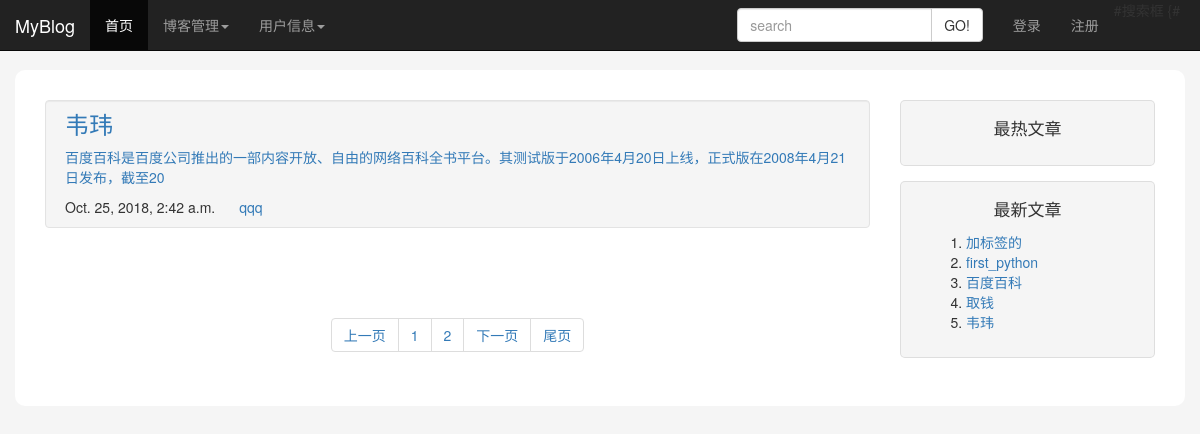
The page /home/?page=2 on the database its author committed.
### article/models.py (models this page shows, shortened)
class ArticlePost(models.Model):
    author = models.ForeignKey(User, related_name="article", on_delete=models.CASCADE)
    title = models.CharField(max_length=200)
    slug = models.SlugField(max_length=500)
    column = models.ForeignKey(ArticleColumn, related_name="article_column", on_delete=models.CASCADE)
    body = models.TextField()
    created = models.DateTimeField(default=timezone.now())
    updated = models.DateTimeField(auto_now=True)
    users_like = models.ManyToManyField(User, related_name="articles_like", blank=True)
    article_tag = models.ManyToManyField(ArticleTag, related_name="article_tag", blank=True)
    article_collect = models.ManyToManyField(User, related_name="collection_article", blank=True)
    class Meta:
        ordering = ("title",)
        index_together = (('id', 'slug'),)
    def get_url_path(self):
        return reverse("list_article_detail", args=[self.id, self.slug])

### article/list_views.py (the view)
# urls.py: path('home/', list_views.article_titles, name="home"),
def article_titles(request, username=None):
    if username:
        user = User.objects.get(username=username)
        article_title = ArticlePost.objects.filter(author=user)
        try:
            userinfo = user.userinfo
        except:
            userinfo = None
    else:
        article_title = ArticlePost.objects.all()
    article_title_latest = article_title.order_by("-created")[0:5]
    for article_title_hot in article_title:
        r.zincrby("article_ranking", article_title_hot.id, 1)
        article_ranking = r.zrange("article_ranking", 0, -1, desc=True)[0:10]
        article_ranking_ids = [int(id) for id in article_ranking]
        most_viewed = list(ArticlePost.objects.filter(id__in=article_ranking_ids))
        most_viewed.sort(key=lambda x:article_ranking_ids.index(x.id))
    paginator = Paginator(article_title, 7)
    page = request.GET.get('page')
    try:
        current_page = paginator.page(page)
        articles = current_page.object_list
    except PageNotAnInteger:
        current_page = paginator.page(1)
        articles = current_page.object_list
    except EmptyPage:
        current_page = paginator.page(paginator.num_pages)
        articles = current_page.object_list
    if username:
        return render(request, "article/list/author_articles.html", {"articles": articles, "page": current_page, "userinfo": userinfo, "user_user": user, "most_viewed": most_viewed, "article_title_latest": article_title_latest})
    return render(request, "home.html", {"articles": articles, "page": current_page, "most_viewed": most_viewed, "article_title_latest": article_title_latest})

### templates/home.html (shortened to what this page needs)
{% extends "base.html" %}
{% load staticfiles %}
{% block content %}
<div class="container column-bg" style="padding-top: 30px;">
    <div class="col-md-9">
        {% for article in articles %}
        <div class="media well" style="padding-top: 10px;padding-bottom: 10px;">
            <div class="media-body">
                <a href="{{ article.get_url_path }}"><h3 class="media-heading">{{ article.title }}</h3></a>
                <p><a href="{{ article.get_url_path }}">{{ article.body|slice:'70'|linebreaks }}</a></p>
                <div>
                    <span>{{ article.created }}</span>
                    <a href="{% url 'list_article_title' article.author.username %}"><span style="margin-left: 20px;">{{ article.author }}</span></a>
                </div>
            </div>
        </div>
        {% endfor %}
        {% if articles %}
            <div class="col-md-12 column text-center" style="margin-top: 50px;">
                <ul class="pagination">
                    {% if page.has_previous %}
                        <li><a href="?page={{ page.previous_page_number }}">上一页</a></li>
                    {% else %}
                        <li><a href="#">上一页</a></li>
                    {% endif %}
                    {% if page.paginator.num_pages >= 2 %}
                        <li><a href="?page=1">1</a></li>
                        <li><a href="?page=2">2</a></li>
                    {% else %}
                        <li><a href="?page=1">1</a></li>
                    {% endif %}
                    {% if page.has_next %}
                        <li><a href="?page={{ page.next_page_number }}">下一页</a></li>
                    {% else %}
                        <li><a href="#">下一页</a></li>
                    {% endif %}
                    <li>
                        <a href="?page={{ page.paginator.num_pages }}">尾页</a>
                    </li>
                </ul>
            </div>
            {% endif %}
    </div>
    <div class="col-md-3">
        <div style="background-color: whitesmoke;border: 1px solid rgba(169,169,169,0.3);border-radius: 5px;padding: 15px 25px 15px 25px;">
            <p class="text-center" style="font-size: 17px;">最热文章</p>
        </div>
        <div style="margin-top:15px;background-color: whitesmoke;border: 1px solid rgba(169,169,169,0.3);border-radius: 5px;padding: 15px 25px 15px 25px;">
            <p class="text-center" style="font-size: 17px;">最新文章</p>
            <div>
            <ol>
                {% for article_latest in article_title_latest %}
                    <li><a href="{{ article_latest.get_url_path }}">{{ article_latest.title }}</a> </li>
                {% endfor %}
            </ol>
            </div>
        </div>
    </div>
</div>
{% endblock %}

### static/css/bg.css (style rules this page uses)
.column-bg { padding: 0 30px 30px; background-color: #fff; border-radius: 10px; }

### rows shown on the page
ArticlePost: title "韦玮", created "Oct. 25, 2018, 2:42 a.m.", author "qqq"
ArticlePost: title "加标签的"
ArticlePost: title "first_python"
ArticlePost: title "百度百科"
ArticlePost: title "取钱"
